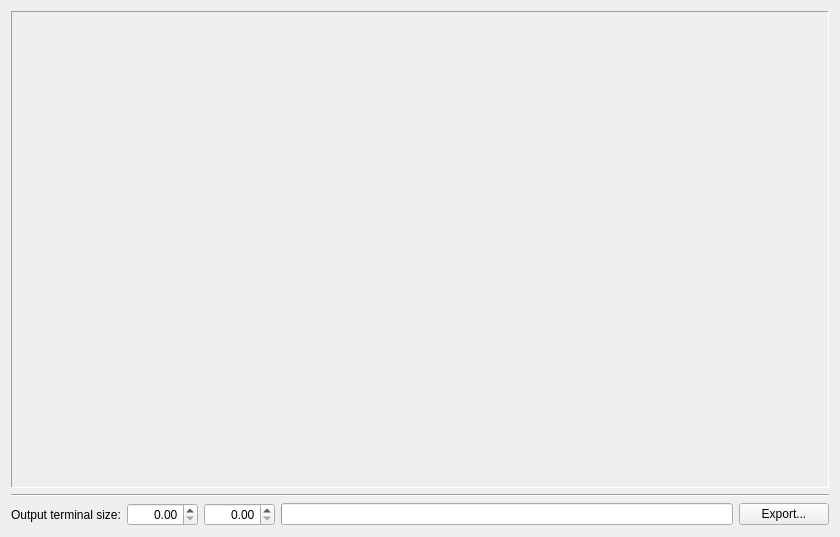
<?xml version="1.0" encoding="UTF-8"?>
<ui version="4.0">
 <class>PlotView</class>
 <widget class="QWidget" name="PlotView">
  <property name="geometry">
   <rect>
    <x>0</x>
    <y>0</y>
    <width>840</width>
    <height>537</height>
   </rect>
  </property>
  <property name="windowTitle">
   <string>Form</string>
  </property>
  <layout class="QVBoxLayout" name="verticalLayout">
   <item>
    <layout class="QGridLayout" name="displayLayout">
     <item row="0" column="0">
      <widget class="QFrame" name="displayFrame">
       <property name="sizePolicy">
        <sizepolicy hsizetype="Preferred" vsizetype="MinimumExpanding">
         <horstretch>0</horstretch>
         <verstretch>0</verstretch>
        </sizepolicy>
       </property>
       <property name="frameShape">
        <enum>QFrame::Panel</enum>
       </property>
       <property name="frameShadow">
        <enum>QFrame::Sunken</enum>
       </property>
       <layout class="QGridLayout" name="gridLayout">
        <property name="margin">
         <number>0</number>
        </property>
        <item row="0" column="0">
         <widget class="PDFDisplay" name="display" native="true">
          <property name="sizePolicy">
           <sizepolicy hsizetype="Ignored" vsizetype="Ignored">
            <horstretch>0</horstretch>
            <verstretch>0</verstretch>
           </sizepolicy>
          </property>
         </widget>
        </item>
       </layout>
      </widget>
     </item>
    </layout>
   </item>
   <item>
    <widget class="Line" name="line_3">
     <property name="orientation">
      <enum>Qt::Horizontal</enum>
     </property>
    </widget>
   </item>
   <item>
    <layout class="QGridLayout" name="exportLayout">
     <item row="0" column="0">
      <widget class="QLabel" name="terminalSizeTextLabel">
       <property name="text">
        <string>Output terminal size:</string>
       </property>
      </widget>
     </item>
     <item row="0" column="1">
      <widget class="QDoubleSpinBox" name="terminalWidthSpinBox">
       <property name="minimumSize">
        <size>
         <width>0</width>
         <height>0</height>
        </size>
       </property>
       <property name="alignment">
        <set>Qt::AlignRight|Qt::AlignTrailing|Qt::AlignVCenter</set>
       </property>
       <property name="maximum">
        <double>9999.989999999999782</double>
       </property>
      </widget>
     </item>
     <item row="0" column="2">
      <widget class="QDoubleSpinBox" name="terminalHeightSpinBox">
       <property name="minimumSize">
        <size>
         <width>0</width>
         <height>0</height>
        </size>
       </property>
       <property name="alignment">
        <set>Qt::AlignRight|Qt::AlignTrailing|Qt::AlignVCenter</set>
       </property>
       <property name="maximum">
        <double>9999.989999999999782</double>
       </property>
      </widget>
     </item>
     <item row="0" column="4">
      <widget class="QPushButton" name="exportButton">
       <property name="minimumSize">
        <size>
         <width>90</width>
         <height>0</height>
        </size>
       </property>
       <property name="text">
        <string>Export...</string>
       </property>
      </widget>
     </item>
     <item row="0" column="3">
      <widget class="QProgressBar" name="exportProgressBar">
       <property name="value">
        <number>0</number>
       </property>
       <property name="format">
        <string/>
       </property>
      </widget>
     </item>
    </layout>
   </item>
  </layout>
 </widget>
 <customwidgets>
  <customwidget>
   <class>PDFDisplay</class>
   <extends>QWidget</extends>
   <header>pdfdisplay.h</header>
   <container>1</container>
  </customwidget>
 </customwidgets>
 <resources/>
 <connections>
  <connection>
   <sender>exportButton</sender>
   <signal>clicked()</signal>
   <receiver>PlotView</receiver>
   <slot>exportClicked()</slot>
   <hints>
    <hint type="sourcelabel">
     <x>789</x>
     <y>518</y>
    </hint>
    <hint type="destinationlabel">
     <x>419</x>
     <y>268</y>
    </hint>
   </hints>
  </connection>
 </connections>
 <slots>
  <slot>exportClicked()</slot>
 </slots>
</ui>
